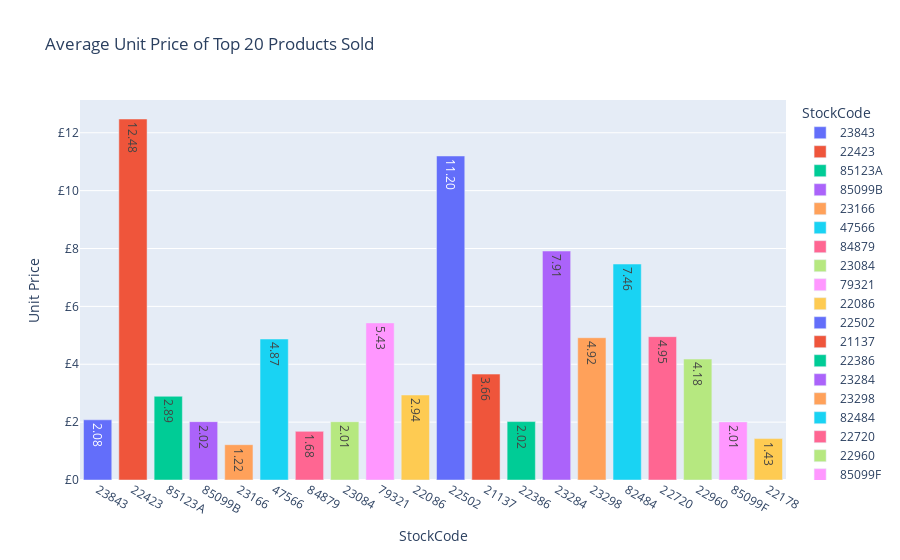

The notebook cell this image was saved under:
### Markdown cell above
what is the average unit price of top 20 product sold?

### Code cell
unitPrice_grouped = Sales.groupby(['StockCode'], as_index=False)['UnitPrice'].mean()
unit_price = product_sales_perf.merge(unitPrice_grouped, on='StockCode')

fig = px.bar(unit_price,
            title='Average Unit Price of Top 20 Products Sold',
            x='StockCode',
            y='UnitPrice',
            color='StockCode',
            text='UnitPrice',
            text_auto='.2f')
fig.update_yaxes(tickprefix = '£', title='Unit Price')
fig.show()

unit_price

### Figure 1 — Plotly figure (JSON) as saved in the notebook; plotly's stock layout.template omitted (floating-point values rounded to 4 significant figures)
{"data": [{"alignmentgroup": "True", "hovertemplate": "StockCode=%{x}<br>UnitPrice=%{text}<extra></extra>", "legendgroup": "23843", "marker": {"color": "#636efa", "pattern": {"shape": ""}}, "name": "23843", "offsetgroup": "23843", "orientation": "v", "showlegend": true, "text": [2.08], "textposition": "auto", "texttemplate": "%{y:.2f}", "type": "bar", "x": ["23843"], "xaxis": "x", "y": [2.08], "yaxis": "y"}, {"alignmentgroup": "True", "hovertemplate": "StockCode=%{x}<br>UnitPrice=%{text}<extra></extra>", "legendgroup": "22423", "marker": {"color": "#EF553B", "pattern": {"shape": ""}}, "name": "22423", "offsetgroup": "22423", "orientation": "v", "showlegend": true, "text": [12.48], "textposition": "auto", "texttemplate": "%{y:.2f}", "type": "bar", "x": ["22423"], "xaxis": "x", "y": [12.48], "yaxis": "y"}, {"alignmentgroup": "True", "hovertemplate": "StockCode=%{x}<br>UnitPrice=%{text}<extra></extra>", "legendgroup": "85123A", "marker": {"color": "#00cc96", "pattern": {"shape": ""}}, "name": "85123A", "offsetgroup": "85123A", "orientation": "v", "showlegend": true, "text": [2.893], "textposition": "auto", "texttemplate": "%{y:.2f}", "type": "bar", "x": ["85123A"], "xaxis": "x", "y": [2.893], "yaxis": "y"}, {"alignmentgroup": "True", "hovertemplate": "StockCode=%{x}<br>UnitPrice=%{text}<extra></extra>", "legendgroup": "85099B", "marker": {"color": "#ab63fa", "pattern": {"shape": ""}}, "name": "85099B", "offsetgroup": "85099B", "orientation": "v", "showlegend": true, "text": [2.016], "textposition": "auto", "texttemplate": "%{y:.2f}", "type": "bar", "x": ["85099B"], "xaxis": "x", "y": [2.016], "yaxis": "y"}, {"alignmentgroup": "True", "hovertemplate": "StockCode=%{x}<br>UnitPrice=%{text}<extra></extra>", "legendgroup": "23166", "marker": {"color": "#FFA15A", "pattern": {"shape": ""}}, "name": "23166", "offsetgroup": "23166", "orientation": "v", "showlegend": true, "text": [1.22], "textposition": "auto", "texttemplate": "%{y:.2f}", "type": "bar", "x": ["23166"], "xaxis": "x", "y": [1.22], "yaxis": "y"}, {"alignmentgroup": "True", "hovertemplate": "StockCode=%{x}<br>UnitPrice=%{text}<extra></extra>", "legendgroup": "47566", "marker": {"color": "#19d3f3", "pattern": {"shape": ""}}, "name": "47566", "offsetgroup": "47566", "orientation": "v", "showlegend": true, "text": [4.873], "textposition": "auto", "texttemplate": "%{y:.2f}", "type": "bar", "x": ["47566"], "xaxis": "x", "y": [4.873], "yaxis": "y"}, {"alignmentgroup": "True", "hovertemplate": "StockCode=%{x}<br>UnitPrice=%{text}<extra></extra>", "legendgroup": "84879", "marker": {"color": "#FF6692", "pattern": {"shape": ""}}, "name": "84879", "offsetgroup": "84879", "orientation": "v", "showlegend": true, "text": [1.681], "textposition": "auto", "texttemplate": "%{y:.2f}", "type": "bar", "x": ["84879"], "xaxis": "x", "y": [1.681], "yaxis": "y"}, {"alignmentgroup": "True", "hovertemplate": "StockCode=%{x}<br>UnitPrice=%{text}<extra></extra>", "legendgroup": "23084", "marker": {"color": "#B6E880", "pattern": {"shape": ""}}, "name": "23084", "offsetgroup": "23084", "orientation": "v", "showlegend": true, "text": [2.014], "textposition": "auto", "texttemplate": "%{y:.2f}", "type": "bar", "x": ["23084"], "xaxis": "x", "y": [2.014], "yaxis": "y"}, {"alignmentgroup": "True", "hovertemplate": "StockCode=%{x}<br>UnitPrice=%{text}<extra></extra>", "legendgroup": "79321", "marker": {"color": "#FF97FF", "pattern": {"shape": ""}}, "name": "79321", "offsetgroup": "79321", "orientation": "v", "showlegend": true, "text": [5.429], "textposition": "auto", "texttemplate": "%{y:.2f}", "type": "bar", "x": ["79321"], "xaxis": "x", "y": [5.429], "yaxis": "y"}, {"alignmentgroup": "True", "hovertemplate": "StockCode=%{x}<br>UnitPrice=%{text}<extra></extra>", "legendgroup": "22086", "marker": {"color": "#FECB52", "pattern": {"shape": ""}}, "name": "22086", "offsetgroup": "22086", "orientation": "v", "showlegend": true, "text": [2.937], "textposition": "auto", "texttemplate": "%{y:.2f}", "type": "bar", "x": ["22086"], "xaxis": "x", "y": [2.937], "yaxis": "y"}, {"alignmentgroup": "True", "hovertemplate": "StockCode=%{x}<br>UnitPrice=%{text}<extra></extra>", "legendgroup": "22502", "marker": {"color": "#636efa", "pattern": {"shape": ""}}, "name": "22502", "offsetgroup": "22502", "orientation": "v", "showlegend": true, "text": [11.2], "textposition": "auto", "texttemplate": "%{y:.2f}", "type": "bar", "x": ["22502"], "xaxis": "x", "y": [11.2], "yaxis": "y"}, {"alignmentgroup": "True", "hovertemplate": "StockCode=%{x}<br>UnitPrice=%{text}<extra></extra>", "legendgroup": "21137", "marker": {"color": "#EF553B", "pattern": {"shape": ""}}, "name": "21137", "offsetgroup": "21137", "orientation": "v", "showlegend": true, "text": [3.661], "textposition": "auto", "texttemplate": "%{y:.2f}", "type": "bar", "x": ["21137"], "xaxis": "x", "y": [3.661], "yaxis": "y"}, {"alignmentgroup": "True", "hovertemplate": "StockCode=%{x}<br>UnitPrice=%{text}<extra></extra>", "legendgroup": "22386", "marker": {"color": "#00cc96", "pattern": {"shape": ""}}, "name": "22386", "offsetgroup": "22386", "orientation": "v", "showlegend": true, "text": [2.019], "textposition": "auto", "texttemplate": "%{y:.2f}", "type": "bar", "x": ["22386"], "xaxis": "x", "y": [2.019], "yaxis": "y"}, {"alignmentgroup": "True", "hovertemplate": "StockCode=%{x}<br>UnitPrice=%{text}<extra></extra>", "legendgroup": "23284", "marker": {"color": "#ab63fa", "pattern": {"shape": ""}}, "name": "23284", "offsetgroup": "23284", "orientation": "v", "showlegend": true, "text": [7.913], "textposition": "auto", "texttemplate": "%{y:.2f}", "type": "bar", "x": ["23284"], "xaxis": "x", "y": [7.913], "yaxis": "y"}, {"alignmentgroup": "True", "hovertemplate": "StockCode=%{x}<br>UnitPrice=%{text}<extra></extra>", "legendgroup": "23298", "marker": {"color": "#FFA15A", "pattern": {"shape": ""}}, "name": "23298", "offsetgroup": "23298", "orientation": "v", "showlegend": true, "text": [4.917], "textposition": "auto", "texttemplate": "%{y:.2f}", "type": "bar", "x": ["23298"], "xaxis": "x", "y": [4.917], "yaxis": "y"}, {"alignmentgroup": "True", "hovertemplate": "StockCode=%{x}<br>UnitPrice=%{text}<extra></extra>", "legendgroup": "82484", "marker": {"color": "#19d3f3", "pattern": {"shape": ""}}, "name": "82484", "offsetgroup": "82484", "orientation": "v", "showlegend": true, "text": [7.464], "textposition": "auto", "texttemplate": "%{y:.2f}", "type": "bar", "x": ["82484"], "xaxis": "x", "y": [7.464], "yaxis": "y"}, {"alignmentgroup": "True", "hovertemplate": "StockCode=%{x}<br>UnitPrice=%{text}<extra></extra>", "legendgroup": "22720", "marker": {"color": "#FF6692", "pattern": {"shape": ""}}, "name": "22720", "offsetgroup": "22720", "orientation": "v", "showlegend": true, "text": [4.954], "textposition": "auto", "texttemplate": "%{y:.2f}", "type": "bar", "x": ["22720"], "xaxis": "x", "y": [4.954], "yaxis": "y"}, {"alignmentgroup": "True", "hovertemplate": "StockCode=%{x}<br>UnitPrice=%{text}<extra></extra>", "legendgroup": "22960", "marker": {"color": "#B6E880", "pattern": {"shape": ""}}, "name": "22960", "offsetgroup": "22960", "orientation": "v", "showlegend": true, "text": [4.179], "textposition": "auto", "texttemplate": "%{y:.2f}", "type": "bar", "x": ["22960"], "xaxis": "x", "y": [4.179], "yaxis": "y"}, {"alignmentgroup": "True", "hovertemplate": "StockCode=%{x}<br>UnitPrice=%{text}<extra></extra>", "legendgroup": "85099F", "marker": {"color": "#FF97FF", "pattern": {"shape": ""}}, "name": "85099F", "offsetgroup": "85099F", "orientation": "v", "showlegend": true, "text": [2.007], "textposition": "auto", "texttemplate": "%{y:.2f}", "type": "bar", "x": ["85099F"], "xaxis": "x", "y": [2.007], "yaxis": "y"}, {"alignmentgroup": "True", "hovertemplate": "StockCode=%{x}<br>UnitPrice=%{text}<extra></extra>", "legendgroup": "22178", "marker": {"color": "#FECB52", "pattern": {"shape": ""}}, "name": "22178", "offsetgroup": "22178", "orientation": "v", "showlegend": true, "text": [1.431], "textposition": "auto", "texttemplate": "%{y:.2f}", "type": "bar", "x": ["22178"], "xaxis": "x", "y": [1.431], "yaxis": "y"}], "layout": {"barmode": "relative", "legend": {"title": {"text": "StockCode"}, "tracegroupgap": 0}, "title": {"text": "Average Unit Price of Top 20 Products Sold"}, "xaxis": {"anchor": "y", "categoryarray": ["23843", "22423", "85123A", "85099B", "23166", "47566", "84879", "23084", "79321", "22086", "22502", "21137", "22386", "23284", "23298", "82484", "22720", "22960", "85099F", "22178"], "categoryorder": "array", "domain": [0, 1], "title": {"text": "StockCode"}}, "yaxis": {"anchor": "x", "domain": [0, 1], "tickprefix": "£", "title": {"text": "Unit Price"}}}}
